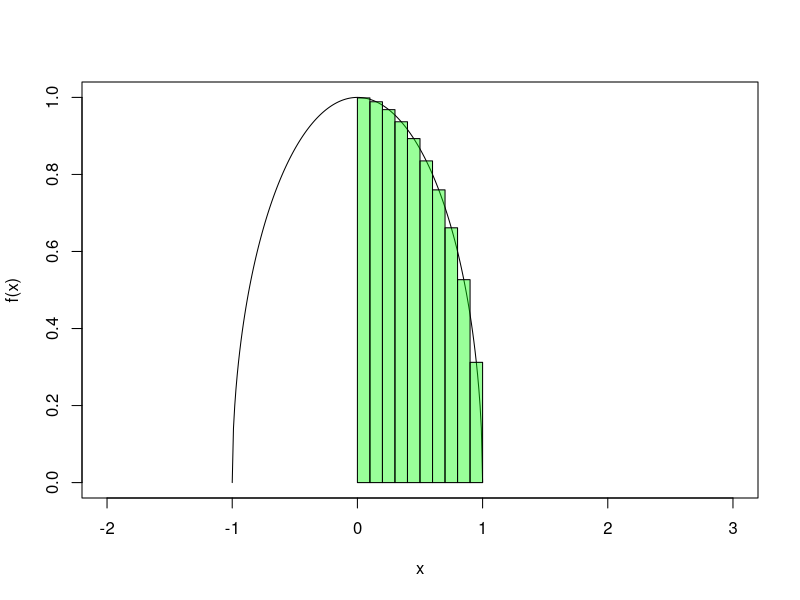

Write the R code that produced this figure.
# Riemann sum with partitions of the same length.
# Comment/uncomment or edit the code to try alternatives.
# If NaNs are produced and no result, try changing bounds or plot interval.
# ------------------------------------------------------------------------------

n <- 10 # number of partitions
tagfrac <- 0.5 # fraction of a partition for a block's height, from positive side

f <- function(x){sqrt(1-x^2)}
# f <- function(x){1+x}
# f <- function(x){2*x}
# f <- function(x){x^2}

a <- 0 # lower bound
b <- 1 # upper bound

delta_x <- (b-a)/n
summa <- 0
for (k in c(1:n)){
  t_k <- a + (k-tagfrac)*delta_x
  summa <- summa + f(t_k)*delta_x
}
cat('Riemann sum =',summa,'\n')

# ------------------------------------------------------------------------------
# VISUALISATION:

plot_min <- a-2 # plot interval minimum
plot_max <- b+2 # plot interval maximum

X <- seq(plot_min, plot_max, delta_x/10)
plot(X, f(X), type='l', xlab ='x', ylab ='f(x)')
ybottom <- 0
for (k in c(1:n)){
  t_k <- a + (k-tagfrac)*delta_x
  xleft <- a + (k-1)*delta_x
  xright <- a + k*delta_x
  ytop <- f(t_k)
  rect(xleft, ybottom, xright, ytop, col=rgb(0, 1, 0, 0.4))
}
